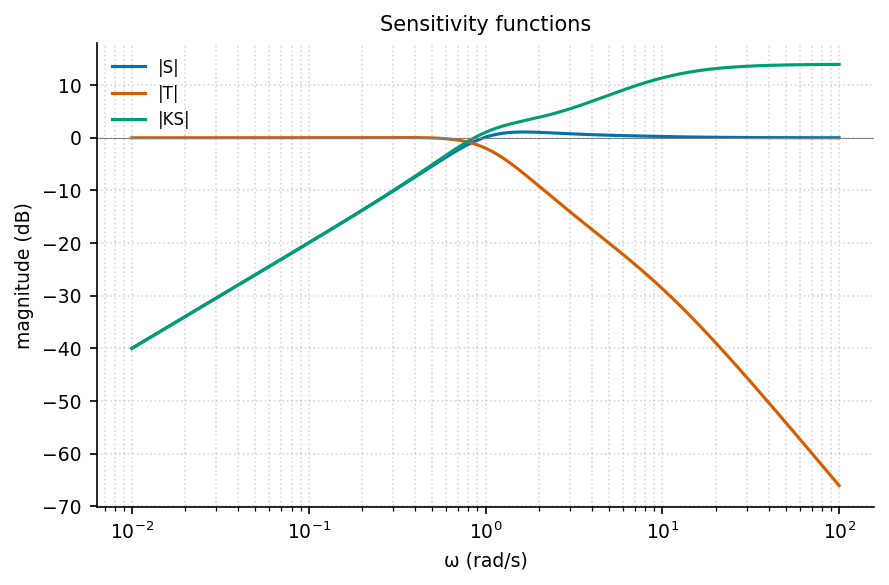

Recreate this plot in Python.
"""sensitivity_function: S, T, KS 灵敏度函数族."""
import sys, os; sys.path.insert(0, os.path.join(os.path.dirname(os.path.abspath(__file__)), '..', '..', '_utils', 'python'))
import numpy as np
import matplotlib.pyplot as plt
from theme import apply_theme
from palette import cycle

def make_figure(title='Sensitivity functions'):
    apply_theme()
    w = np.logspace(-2, 2, 500); s = 1j*w
    K = 5*(s + 2)/(s + 10)
    P = 1/(s*(s + 1))
    L = K*P
    S = 1/(1 + L); T = L/(1 + L); KS = K*S
    fig, ax = plt.subplots()
    ax.semilogx(w, 20*np.log10(np.abs(S)),  color=cycle(0), label='|S|')
    ax.semilogx(w, 20*np.log10(np.abs(T)),  color=cycle(1), label='|T|')
    ax.semilogx(w, 20*np.log10(np.abs(KS)), color=cycle(2), label='|KS|')
    ax.axhline(0, color='gray', linewidth=0.5)
    ax.set_xlabel('ω (rad/s)'); ax.set_ylabel('magnitude (dB)'); ax.set_title(title)
    ax.legend(); ax.grid(True, which='both', linestyle=':', alpha=0.5)
    fig.tight_layout()
    return fig

if __name__ == '__main__':
    fig = make_figure(); fig.savefig(__file__.replace('.py', '.png'), dpi=150)
